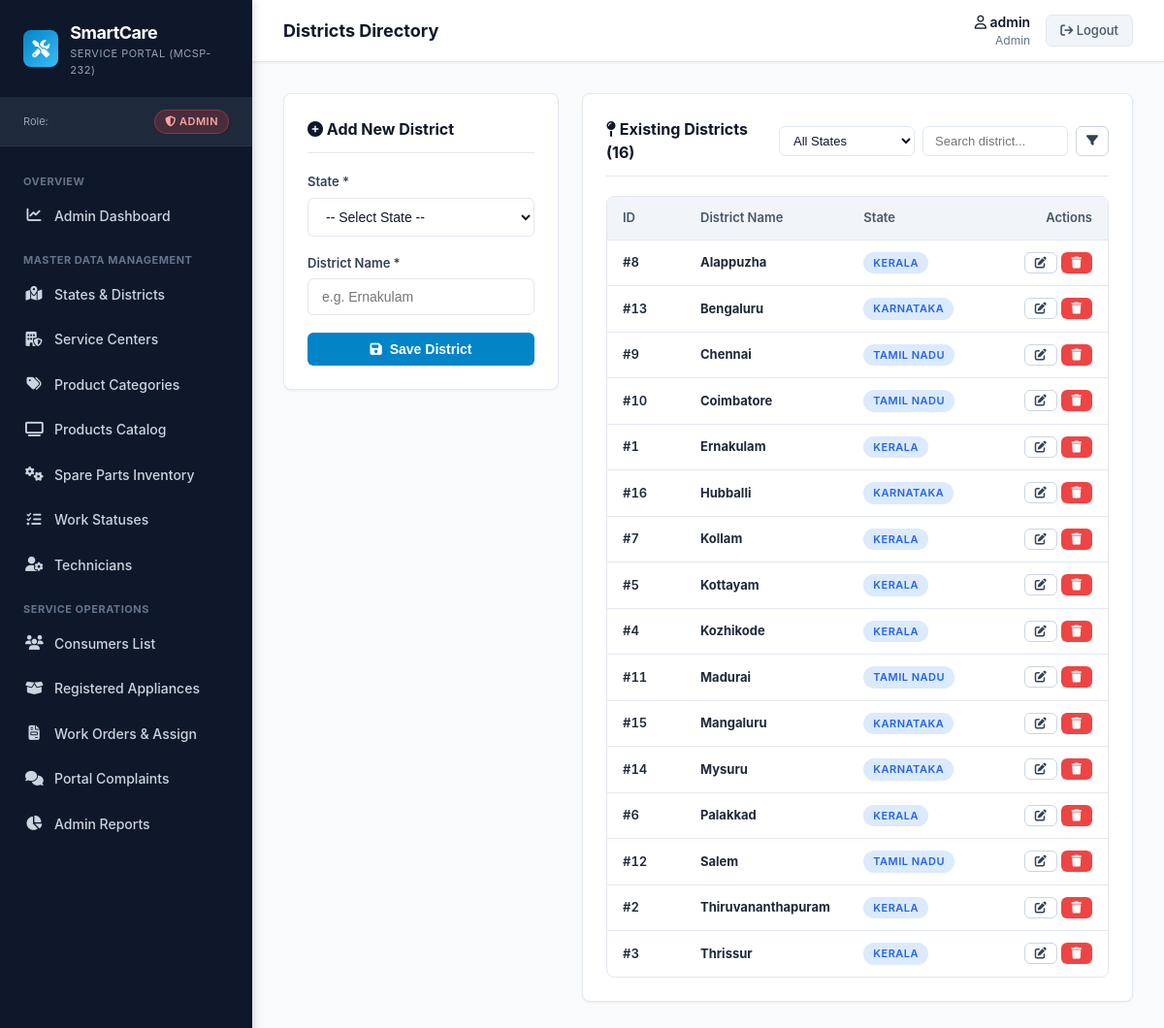
/manage/districts/ (signed in), run on the app's committed database.
### accounts/models.py (models this page shows, shortened)
class District(models.Model):
    Distid = models.AutoField(primary_key=True)
    District = models.CharField(max_length=20)
    statid = models.ForeignKey(
        State,
        on_delete=models.CASCADE,
        db_column='statid',
        related_name='districts'
    )
    class Meta:
        db_table = 'District'
        verbose_name = 'District'
        verbose_name_plural = 'Districts'
        ordering = ['District']

class State(models.Model):
    statid = models.AutoField(primary_key=True)
    state = models.CharField(max_length=20)
    class Meta:
        db_table = 'state'
        verbose_name = 'State'
        verbose_name_plural = 'States'
        ordering = ['state']

### accounts/views.py (the view, shortened to what this page needs)
# urls.py: path('manage/districts/', views.manage_districts, name='manage_districts'),
@admin_required
def manage_districts(request):
    states = State.objects.all().order_by('state')
    q = request.GET.get('q', '').strip()
    selected_state = request.GET.get('statid', '').strip()
    districts = District.objects.select_related('statid').all()
    if selected_state:
        districts = districts.filter(statid_id=selected_state)
    if q:
        districts = districts.filter(District__icontains=q)
    return render(request, 'accounts/manage_districts.html', {
        'districts': districts,
        'states': states,
        'selected_state': selected_state,
        'query': q
    })

### accounts/context_processors.py (called while the page is built)
def auth_context(request):
    username = request.session.get('username')
    role = request.session.get('role')
    is_authenticated = bool(username and role)
    consumer = None
    technician = None
    if is_authenticated:
        if role == 'Consumer':
            consumer = ConsumerReg.objects.filter(email=username).first()
        elif role == 'Technician':
            technician = Technician.objects.filter(Email=username).first()
            if not technician:
                technician = Technician.objects.filter(Mob=username).first()
    return {
        'session_username': username,
        'session_role': role,
        'is_authenticated_custom': is_authenticated,
        'session_consumer': consumer,
        'session_technician': technician,
    }

### templates/accounts/manage_districts.html (shortened to what this page needs)
{% extends 'base.html' %}
{% block page_title %}Districts Directory{% endblock %}
{% block content %}
<div style="display: grid; grid-template-columns: 1fr 2fr; gap: 24px; align-items: start;">
    <div class="card">
        <div class="card-header">
            <h2 class="card-title"><i class="fa-solid fa-plus-circle"></i> Add New District</h2>
        </div>
        <form method="POST" action="{% url 'accounts:manage_districts' %}">
            <div class="form-group">
                <label class="form-label" for="statid">State *</label>
                <select id="statid" name="statid" class="form-control" required>
                    <option value="">-- Select State --</option>
                </select>
            </div>
            <div class="form-group">
                <label class="form-label" for="District">District Name *</label>
                <input type="text" id="District" name="District" class="form-control" placeholder="e.g. Ernakulam" required maxlength="20">
            </div>
            <button type="submit" class="btn btn-primary" style="width: 100%;">
                <i class="fa-solid fa-save"></i> Save District
            </button>
        </form>
    </div>
    <div class="card">
        <div class="card-header">
            <h2 class="card-title"><i class="fa-solid fa-map-pin"></i> Existing Districts ({{ districts|length }})</h2>
            <form method="GET" action="{% url 'accounts:manage_districts' %}" style="display: flex; gap: 8px;">
                <select name="statid" class="form-control" style="padding: 6px 10px; font-size: 13px; width: 140px;">
                    <option value="">All States</option>
                </select>
                <input type="text" name="q" value="{{ query }}" placeholder="Search district..." class="form-control" style="padding: 6px 12px; font-size: 13px; width: 150px;">
                <button type="submit" class="btn btn-secondary btn-sm"><i class="fa-solid fa-filter"></i></button>
            </form>
        </div>
        <div class="table-responsive">
            <table class="data-table">
                <thead>
                    <tr>
                        <th style="width: 80px;">ID</th>
                        <th>District Name</th>
                        <th>State</th>
                        <th style="text-align: right; width: 140px;">Actions</th>
                    </tr>
                </thead>
                <tbody>
                    {% for d in districts %}
                        <tr>
                            <td class="tabular-num">#{{ d.Distid }}</td>
                            <td><strong>{{ d.District }}</strong></td>
                            <td><span class="badge badge-info">{{ d.statid.state }}</span></td>
                            <td style="text-align: right;">
                                <a href="{% url 'accounts:edit_district' d.Distid %}" class="btn btn-secondary btn-sm" title="Edit">
                                    <i class="fa-solid fa-pen-to-square"></i>
                                </a>
                                <form method="POST" action="{% url 'accounts:delete_district' d.Distid %}" style="display: inline-block;" onsubmit="return confirm('Are you sure you want to delete district {{ d.District }}?');">
                                    <button type="submit" class="btn btn-danger btn-sm" title="Delete">
                                        <i class="fa-solid fa-trash"></i>
                                    </button>
                                </form>
                            </td>
                        </tr>
                    {% empty %}
                        <tr>
                            <td colspan="4" style="text-align: center; color: var(--text-muted); padding: 20px;">
                                No districts found.
                            </td>
                        </tr>
                    {% endfor %}
                </tbody>
            </table>
        </div>
    </div>
</div>
{% endblock %}

### static/css/style.css (style rules this page uses)
:root { --primary-navy: #0F172A; --secondary-navy: #1E293B; --accent-cyan: #0284C7; --accent-cyan-hover: #0369A1; --accent-cyan-light: #E0F2FE; --bg-canvas: #F8FAFC; --bg-card: #FFFFFF; --border-color: #E2E8F0; --border-focus: #38BDF8; --text-main: #0F172A; --text-muted: #64748B; --text-white: #FFFFFF; --status-green: #16A34A; --status-green-bg: #DCFCE7; --status-amber: #D97706; --status-amber-bg: #FEF3C7; --status-red: #DC2626; --status-red-bg: #FEE2E2; --status-blue: #2563EB; --status-blue-bg: #DBEAFE; --sidebar-width: 260px; --header-height: 64px; --border-radius: 8px; --box-shadow-sm: 0 1px 2px 0 rgb(0 0 0 / 0.05); --box-shadow: 0 4px 6px -1px rgb(0 0 0 / 0.1), 0 2px 4px -2px rgb(0 0 0 / 0.1); --box-shadow-lg: 0 10px 15px -3px rgb(0 0 0 / 0.1), 0 4px 6px -4px rgb(0 0 0 / 0.1); }
*, *::before, *::after { box-sizing: border-box; margin: 0; padding: 0; }
body { font-family: 'Inter', -apple-system, BlinkMacSystemFont, 'Segoe UI', Roboto, sans-serif; font-size: 14px; line-height: 1.5; color: var(--text-main); background-color: var(--bg-canvas); min-height: 100vh; }
a { color: var(--accent-cyan); text-decoration: none; transition: color 0.15s ease-in-out; }
.card { background-color: var(--bg-card); border: 1px solid var(--border-color); border-radius: var(--border-radius); box-shadow: var(--box-shadow-sm); padding: 24px; margin-bottom: 24px; }
.card-header { display: flex; justify-content: space-between; align-items: center; margin-bottom: 20px; padding-bottom: 12px; border-bottom: 1px solid var(--border-color); }
.card-title { font-size: 16px; font-weight: 700; color: var(--primary-navy); }
.btn { display: inline-flex; align-items: center; justify-content: center; gap: 8px; padding: 8px 18px; border-radius: 6px; font-size: 14px; font-weight: 600; cursor: pointer; border: 1px solid transparent; transition: all 0.15s ease; text-decoration: none; }
.btn-primary { background-color: var(--accent-cyan); color: #FFFFFF; }
.btn-secondary { background-color: #FFFFFF; color: #334155; border-color: #CBD5E1; }
.btn-danger { background-color: #EF4444; color: #FFFFFF; }
.btn-sm { padding: 4px 10px; font-size: 12px; }
.form-group { margin-bottom: 18px; }
.form-label { display: block; font-size: 13px; font-weight: 600; color: #334155; margin-bottom: 6px; }
.form-control { width: 100%; padding: 10px 14px; font-size: 14px; color: var(--text-main); background-color: #FFFFFF; border: 1px solid var(--border-color); border-radius: 6px; outline: none; transition: border-color 0.15s ease, box-shadow 0.15s ease; }
.table-responsive { width: 100%; overflow-x: auto; border: 1px solid var(--border-color); border-radius: var(--border-radius); background: #FFFFFF; }
.data-table { width: 100%; border-collapse: collapse; font-size: 13px; text-align: left; }
.data-table th { background-color: #F1F5F9; color: #475569; font-weight: 600; padding: 12px 16px; border-bottom: 1px solid var(--border-color); white-space: nowrap; }
.data-table td { padding: 12px 16px; border-bottom: 1px solid var(--border-color); color: #1E293B; vertical-align: middle; }
.data-table tbody tr:last-child td { border-bottom: none; }
.tabular-num { font-variant-numeric: tabular-nums; font-weight: 600; }
.badge { display: inline-flex; align-items: center; padding: 3px 10px; font-size: 11px; font-weight: 600; border-radius: 9999px; text-transform: uppercase; letter-spacing: 0.5px; white-space: nowrap; }
.badge-info { background-color: var(--status-blue-bg); color: var(--status-blue); }

### data on the page
District: Distid "8", District "Alappuzha", statid.state "KERALA"
District: Distid "13", District "Bengaluru", statid.state "KARNATAKA"
District: Distid "9", District "Chennai", statid.state "TAMIL NADU"
District: Distid "10", District "Coimbatore", statid.state "TAMIL NADU"
District: Distid "1", District "Ernakulam", statid.state "KERALA"
District: Distid "16", District "Hubballi", statid.state "KARNATAKA"
District: Distid "7", District "Kollam", statid.state "KERALA"
District: Distid "5", District "Kottayam", statid.state "KERALA"
District: Distid "4", District "Kozhikode", statid.state "KERALA"
District: Distid "11", District "Madurai", statid.state "TAMIL NADU"
District: Distid "15", District "Mangaluru", statid.state "KARNATAKA"
District: Distid "14", District "Mysuru", statid.state "KARNATAKA"
District: Distid "6", District "Palakkad", statid.state "KERALA"
District: Distid "12", District "Salem", statid.state "TAMIL NADU"
District: Distid "2", District "Thiruvananthapuram", statid.state "KERALA"
District: Distid "3", District "Thrissur", statid.state "KERALA"

### other printed values
{{ session_role|default:'Guest' }} "ADMIN"
{{ session_username|default:'Guest' }} "admin"
{{ session_role|default:'Not Logged In' }} "Admin"
{{ districts|length }} "16"
